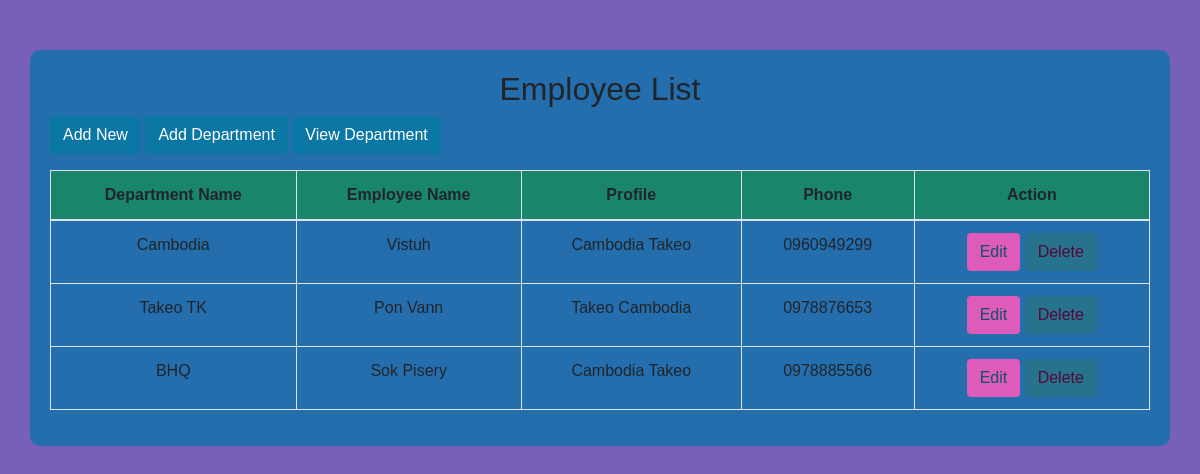
The page / on the database its author committed.
### tables this page shows
CREATE TABLE `employees` (
  `Emp_id` int(11) NOT NULL,
  `Department_id` int(11) DEFAULT NULL,
  `Emp_name` varchar(50) NOT NULL,
  `profile` varchar(100) NOT NULL,
  `phone` varchar(20) NOT NULL
);

CREATE TABLE `department` (
  `id` int(11) NOT NULL,
  `name` varchar(50) NOT NULL,
  `description` varchar(100) NOT NULL
);

### index.php (the view, shortened to what this page needs)
<?php
    include 'connection.php';
    $sql = "SELECT employees.*, department.name AS department_name
            FROM employees
            INNER JOIN department ON department.id = employees.Department_id";
    $result = $conn->query($sql);
?>
<!DOCTYPE html>
<html lang="en">
<head>
    <link rel="stylesheet" href="https://stackpath.bootstrapcdn.com/bootstrap/4.5.2/css/bootstrap.min.css">
    <link rel="stylesheet" href="https://cdnjs.cloudflare.com/ajax/libs/font-awesome/6.0.0-beta3/css/all.min.css">
    <link rel="stylesheet" href="styles.css">
</head>
<body>
    <div class="container">
        <h2 class="text-center">Employee List</h2>
        <a href="insertEmp.php" class="btn btn-custom mb-3">Add New</a>
        <a href="add_department.php" class="btn btn-custom mb-3">Add Department</a>
        <a href="D_Emp.php" class="btn btn-custom mb-3">View Department</a>
        <table class="table table-bordered">
            <thead>
                <tr>
                    <th>Department Name</th>
                    <th>Employee Name</th>
                    <th>Profile</th>
                    <th>Phone</th>
                    <th>Action</th>
                </tr>
            </thead>
            <tbody>
                <?php
                if ($result->num_rows > 0) {
                    while($row = $result->fetch_assoc()) {
                        echo "<tr>";
                        echo "<td>" . $row["department_name"] . "</td>";
                        echo "<td>" . $row["Emp_name"] . "</td>";
                        echo "<td>" . $row["profile"] . "</td>";
                        echo "<td>" . $row["phone"] . "</td>";
                        echo "<td>";
                            echo "<a href='editEmp.php?id=" . $row["Emp_id"] . "' class='btn btn-edit'>Edit</a> ";
                            echo "<a href='deleteEmp.php?id=" . $row["Emp_id"] . "' class='btn btn-delete' onclick='return confirmDelete()'>Delete</a>";
                        echo "</td>";
                        echo "</tr>";
                    }
                } else {
                    echo "<tr><td colspan='5' class='text-center'>No employees found</td></tr>";
                }
                ?>
            </tbody>
        </table>
    </div>
</body>
</html>

### connection.php (shortened to what this page needs)
<!DOCTYPE html>

### styles.css (style rules this page uses)
body { background-color: #7760ba; font-family: Arial, sans-serif; }
.container { margin-top: 50px; background-color: rgb(36, 110, 174); padding: 20px; border-radius: 10px; }
.btn-custom { background-color: #0b77a5; color: white; }
.btn-edit { background-color: #de5bb9; color: rgb(17, 82, 106); }
.btn-delete { background-color: #27738d; color: rgb(84, 9, 61); }
table { width: 100%; text-align: center; }
th, td { text-align: left; padding: 8px; text-align: center; }
th { background-color: hsl(166, 69%, 31%); }

### rows shown on the page
employees: Department.name "Cambodia", Emp_name "Vistuh", profile "Cambodia Takeo", phone "0960949299"
employees: Department.name "Takeo TK", Emp_name "Pon Vann", profile "Takeo Cambodia", phone "0978876653"
employees: Department.name "BHQ", Emp_name "Sok Pisery", profile "Cambodia Takeo", phone "0978885566"
